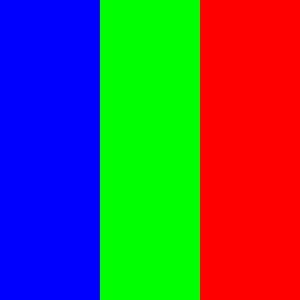
#> input picture color_extraction/input.jpg, 300 x 300 px
$ python color_extraction.py
#> lines starting #> are read from the running program, lines starting #| are printed output that depends on the picture
import cv2
import numpy as np
img = cv2.imread("input.jpg")
#> img is the input picture: shape (300, 300, 3); mean B, G, R 85.1, 85, 84.8
b, g, r = cv2.split(img)
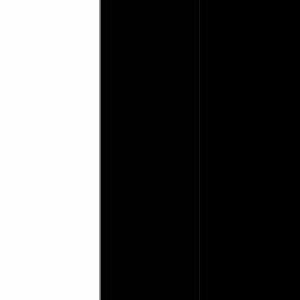
#> b: shape (300, 300); min 0, max 254, mean 85.1
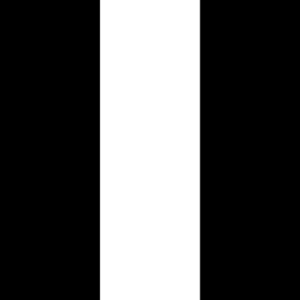
#> g: shape (300, 300); min 0, max 255, mean 85
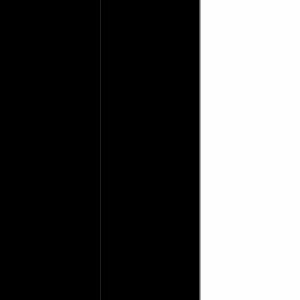
#> r: shape (300, 300); min 0, max 254, mean 84.8
zeros = np.zeros_like(r)
red = cv2.merge([zeros, zeros, r])
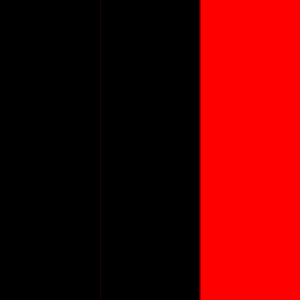
#> red: shape (300, 300, 3); mean of channels 0, 1, 2 0, 0, 84.8; drawn as B, G, R
cv2.imshow("Original", img)
cv2.imshow("Red Extracted", red)
cv2.waitKey(0)
cv2.destroyAllWindows()
